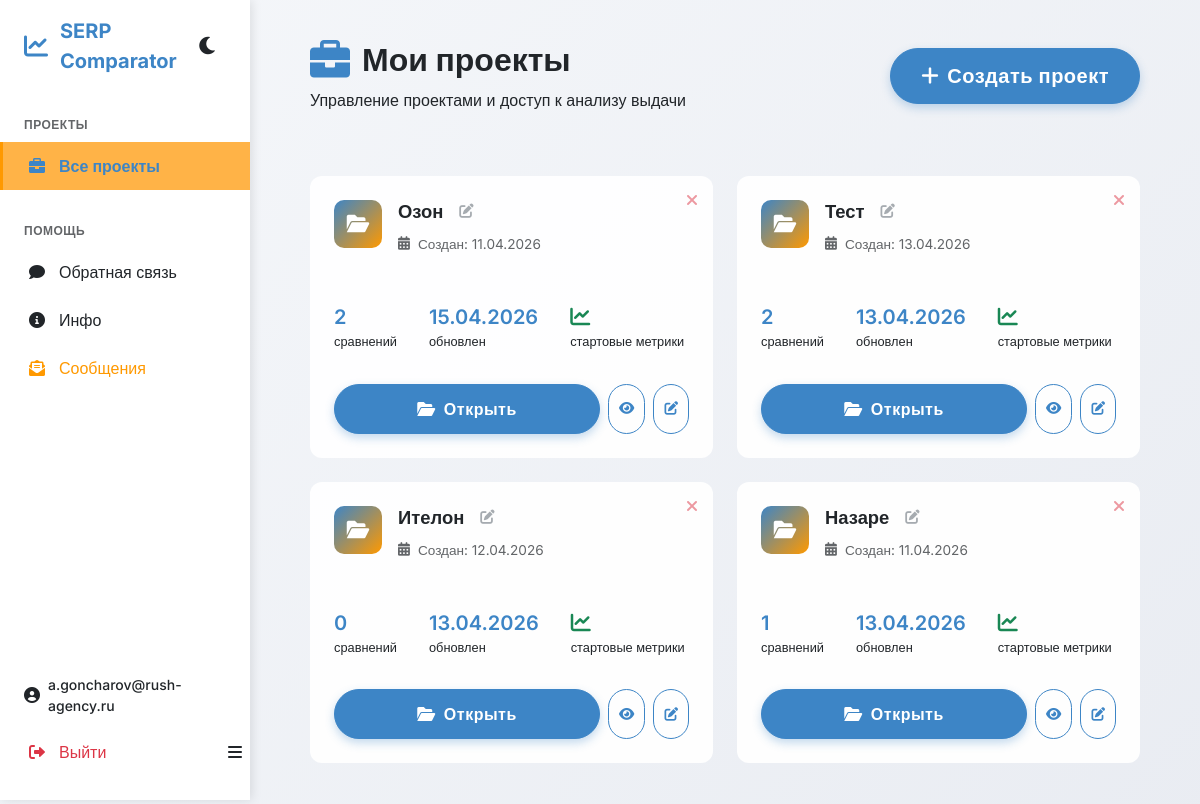
The page /projects (signed in) on the database its author committed.
### app.py (models this page shows, shortened)
class User(db.Model):
    id = db.Column(db.Integer, primary_key=True)
    email = db.Column(db.String(120), unique=True, nullable=False)
    password_hash = db.Column(db.String(128), nullable=False)
    created_at = db.Column(db.DateTime, default=datetime.now)
    is_verified = db.Column(db.Boolean, default=False)
    is_admin = db.Column(db.Boolean, default=False)
    verification_code = db.Column(db.String(6), nullable=True)
    verification_code_expires = db.Column(db.DateTime, nullable=True)
    comparisons = db.relationship('Comparison', backref='user', lazy=True)

class Project(db.Model):
    id = db.Column(db.Integer, primary_key=True)
    user_id = db.Column(db.Integer, db.ForeignKey('user.id'), nullable=False)
    name = db.Column(db.String(200), nullable=False)
    created_at = db.Column(db.DateTime, default=datetime.now)
    updated_at = db.Column(db.DateTime, default=datetime.now, onupdate=datetime.now)
    y20_client_site = db.Column(db.Float, nullable=True)
    y20_positive = db.Column(db.Float, nullable=True)
    y20_neutral = db.Column(db.Float, nullable=True)
    y20_negative = db.Column(db.Float, nullable=True)
    y20_irrelevant = db.Column(db.Float, nullable=True)
    y20_input_type = db.Column(db.String(20), default='percentage')  # 'percentage' или 'count'
    y20_total_urls = db.Column(db.Integer, default=0)
    y10_client_site = db.Column(db.Float, nullable=True)
    y10_positive = db.Column(db.Float, nullable=True)
    y10_neutral = db.Column(db.Float, nullable=True)
    y10_negative = db.Column(db.Float, nullable=True)
    y10_irrelevant = db.Column(db.Float, nullable=True)
    y10_input_type = db.Column(db.String(20), default='percentage')
    y10_total_urls = db.Column(db.Integer, default=0)
    g20_client_site = db.Column(db.Float, nullable=True)
    g20_positive = db.Column(db.Float, nullable=True)
    g20_neutral = db.Column(db.Float, nullable=True)
    g20_negative = db.Column(db.Float, nullable=True)
    g20_irrelevant = db.Column(db.Float, nullable=True)
    g20_input_type = db.Column(db.String(20), default='percentage')
    g20_total_urls = db.Column(db.Integer, default=0)
    g10_client_site = db.Column(db.Float, nullable=True)
    g10_positive = db.Column(db.Float, nullable=True)
    g10_neutral = db.Column(db.Float, nullable=True)
    g10_negative = db.Column(db.Float, nullable=True)
    g10_irrelevant = db.Column(db.Float, nullable=True)
    g10_input_type = db.Column(db.String(20), default='percentage')
    g10_total_urls = db.Column(db.Integer, default=0)
    comparisons = db.relationship('Comparison', backref='project', lazy=True)
    def has_baseline_metrics(self, search_engine=None, top_n=None):
        if search_engine == 'yandex' and top_n == 20:
            return any([self.y20_client_site, self.y20_positive, self.y20_neutral, self.y20_negative, self.y20_irrelevant])
        elif search_engine == 'yandex' and top_n == 10:
            return any([self.y10_client_site, self.y10_positive, self.y10_neutral, self.y10_negative, self.y10_irrelevant])
        elif search_engine == 'google' and top_n == 20:
            return any([self.g20_client_site, self.g20_positive, self.g20_neutral, self.g20_negative, self.g20_irrelevant])
        elif search_engine == 'google' and top_n == 10:
            return any([self.g10_client_site, self.g10_positive, self.g10_neutral, self.g10_negative, self.g10_irrelevant])
        else:
            return any([
                self.y20_client_site, self.y20_positive, self.y20_neutral, self.y20_negative, self.y20_irrelevant,
                self.y10_client_site, self.y10_positive, self.y10_neutral, self.y10_negative, self.y10_irrelevant,
                self.g20_client_site, self.g20_positive, self.g20_neutral, self.g20_negative, self.g20_irrelevant,
                self.g10_client_site, self.g10_positive, self.g10_neutral, self.g10_negative, self.g10_irrelevant
            ])

### app.py (the view)
@app.route('/projects')
@login_required
def projects():
    user_projects = Project.query.filter_by(user_id=session['user_id']).order_by(Project.updated_at.desc()).all()
    return render_template('projects.html', projects=user_projects)

### app.py (called while the page is built)
@app.context_processor
def inject_common():
    try:
        with open('version.txt', 'r') as f:
            version = f.read().strip()
    except:
        version = '3.18.1'
    is_admin = False
    if 'user_id' in session:
        user = db.session.get(User, session['user_id'])
        if user:
            is_admin = user.is_admin
    return dict(version=version, is_admin=is_admin)

def login_required(f):
    from functools import wraps
    @wraps(f)
    def decorated_function(*args, **kwargs):
        if 'user_id' not in session:
            flash('Пожалуйста, войдите в систему')
            return redirect(url_for('login'))
        return f(*args, **kwargs)
    return decorated_function

### templates/projects.html (shortened to what this page needs)
{% extends 'base.html' %}
{% block extra_css %}
<link rel="stylesheet" href="{{ url_for('static', filename='css/projects.css') }}?v={{ version }}">
{% endblock %}
{% block content %}
<div class="projects-header">
            <div class="projects-title">
                <h1 class="page-title">
                    <i class="fas fa-briefcase"></i>
                    Мои проекты
                </h1>
                <p class="page-subtitle">Управление проектами и доступ к анализу выдачи</p>
            </div>
            <button class="btn btn-primary btn-lg" data-bs-toggle="modal" data-bs-target="#createProjectModal">
                <i class="fas fa-plus me-2"></i>Создать проект
            </button>
        </div>
        {% if projects %}
            <div class="projects-grid">
                {% for project in projects %}
                    <div class="project-card">
                        <button type="button" class="btn btn-link btn-sm project-delete-btn" onclick="deleteProject({{ project.id }}, '{{ project.name }}')" title="Удалить проект">
                            <i class="fas fa-times text-danger"></i>
                        </button>
                        <div class="project-header">
                            <div class="project-icon">
                                <i class="fas fa-folder-open"></i>
                            </div>
                            <div class="project-info">
                                <h3 class="project-name">
                                    {{ project.name }}
                                    <button type="button" class="btn btn-link btn-sm p-0 ms-2" onclick="renameProject({{ project.id }}, '{{ project.name }}')" title="Переименовать проект">
                                        <i class="fas fa-edit text-muted"></i>
                                    </button>
                                </h3>
                                <p class="project-meta">
                                    <i class="fas fa-calendar-alt"></i>
                                    Создан: {{ project.created_at.strftime('%d.%m.%Y') }}
                                </p>
                            </div>
                        </div>
                        <div class="project-stats">
                            <div class="stat">
                                <span class="stat-value">{{ project.comparisons|length }}</span>
                                <span class="stat-label">сравнений</span>
                            </div>
                            <div class="stat">
                                <span class="stat-value">{{ project.updated_at.strftime('%d.%m.%Y') }}</span>
                                <span class="stat-label">обновлен</span>
                            </div>
                            {% if project.has_baseline_metrics() %}
                            <div class="stat">
                                <span class="stat-value"><i class="fas fa-chart-line text-success"></i></span>
                                <span class="stat-label">стартовые метрики</span>
                            </div>
                            {% endif %}
                        </div>
                        <div class="project-actions">
                            <a href="{{ url_for('project_detail', project_id=project.id) }}" class="btn btn-primary">
                                <i class="fas fa-folder-open me-2"></i>Открыть
                            </a>
                            <button type="button" class="btn btn-outline btn-sm" onclick="viewBaselineMetrics({{ project.id }})" title="Просмотреть стартовые метрики">
                                <i class="fas fa-eye"></i>
                            </button>
                            <button type="button" class="btn btn-outline btn-sm" onclick="openBaselineModal({{ project.id }})" title="Изменить стартовые метрики">
                                <i class="fas fa-edit"></i>
                            </button>
                        </div>
                    </div>
                {% endfor %}
            </div>
        {% endif %}
{% endblock %}

### templates/base.html (shortened to what this page needs)
<!DOCTYPE html>
<html lang="ru">
<head>
    <link href="https://cdn.jsdelivr.net/npm/bootstrap@5.1.3/dist/css/bootstrap.min.css" rel="stylesheet">
    <link rel="stylesheet" href="https://cdnjs.cloudflare.com/ajax/libs/font-awesome/6.0.0-beta3/css/all.min.css">
    <link rel="stylesheet" href="{{ url_for('static', filename='css/base.css') }}?v={{ version }}">
    {% block extra_css %}{% endblock %}
</head>
<body>
    {% include 'components/sidebar.html' %}
    <main class="main-content">
        <div class="container">
            {% block content %}{% endblock %}
        </div>
    </main>
</body>
</html>

### templates/components/sidebar.html (shortened to what this page needs)
<aside class="sidebar" id="sidebar">
    <div class="sidebar-header">
        <div class="logo">
            <i class="fas fa-chart-line"></i>
            <span>SERP Comparator</span>
        </div>
        <button class="theme-toggle-btn" id="themeToggle">
            <i class="fas fa-moon" id="themeIconMoon"></i>
        </button>
    </div>
    <nav class="sidebar-nav">
        {% if session.user_id %}
            <div class="nav-section">
                <div class="nav-section-title">Проекты</div>
                <a href="{{ url_for('projects') }}" class="nav-link {% if not project %}active{% endif %}">
                    <i class="fas fa-briefcase"></i>
                    <span>Все проекты</span>
                </a>
            </div>
        {% endif %}
        <div class="nav-section">
            <div class="nav-section-title">Помощь</div>
            <a href="{{ url_for('feedback') }}" class="nav-link {% if request.endpoint == 'feedback' %}active{% endif %}">
                <i class="fas fa-comment"></i>
                <span>Обратная связь</span>
            </a>
            <a href="{{ url_for('info') }}" class="nav-link {% if request.endpoint == 'info' %}active{% endif %}">
                <i class="fas fa-info-circle"></i>
                <span>Инфо</span>
            </a>
            {% if is_admin %}
                <a href="{{ url_for('admin_feedback') }}" class="nav-link admin-link {% if request.endpoint == 'admin_feedback' %}active{% endif %}">
                    <i class="fas fa-envelope-open-text"></i>
                    <span>Сообщения</span>
                </a>
            {% endif %}
        </div>
    </nav>
    {% if session.user_id %}
        <div class="nav-section account-section">
            <div class="user-email">
                <i class="fas fa-user-circle"></i>
                {{ session.user_email }}
            </div>
            <div class="account-actions">
                <a href="{{ url_for('logout') }}" class="nav-link logout-link">
                    <i class="fas fa-sign-out-alt"></i>
                    <span>Выйти</span>
                </a>
                <button class="sidebar-toggle" id="sidebarToggle">
                    <i class="fas fa-bars"></i>
                </button>
            </div>
        </div>
    {% endif %}
</aside>

### static/css/base.css (style rules this page uses)
:root { --primary: #3d85c6; --accent: #ff9900; --primary-dark: #2c5a8c; --accent-light: #ffb347; --bg-gradient: linear-gradient(135deg, #f5f7fa 0%, #e9ecf2 100%); --card-bg: rgba(255,255,255,0.95); --text-color: #212529; --file-name-bg: #e9ecef; --file-name-color: #495057; --selected-file-bg: #e9ecef; --selected-file-color: var(--primary-dark); --card-analytics-bg: white; --pre-bg: #f8f9fa; --pre-color: #212529; --border-radius: 16px; --box-shadow: 0 15px 35px rgba(0,0,0,0.1); }
body { font-family: 'Inter', sans-serif; background: var(--bg-gradient); color: var(--text-color); min-height: 100vh; padding: 2rem 1rem; transition: background 0.3s, color 0.3s; }
.btn-primary { background-color: var(--primary); border-color: var(--primary); border-radius: 30px; padding: 12px 30px; font-weight: 600; letter-spacing: 0.5px; transition: all 0.2s; box-shadow: 0 4px 10px rgba(61, 133, 198, 0.3); }
.btn-outline { border: 1px solid var(--primary); color: var(--primary); background: transparent; border-radius: 30px; padding: 8px 16px; font-weight: 500; transition: all 0.2s; }
.btn-outline.btn-sm, .btn-danger.btn-sm { padding: 6px 10px; font-size: 0.85rem; border-radius: 20px; min-width: 32px; min-height: 32px; display: inline-flex; align-items: center; justify-content: center; }
h1 { font-weight: 700; color: var(--primary); margin-bottom: 2rem; display: flex; align-items: center; gap: 12px; }
h1 i { color: var(--accent); font-size: 2.5rem; }
.sidebar { position: fixed; left: 0; top: 0; width: 250px; height: 100vh; background: var(--card-bg); box-shadow: 2px 0 10px rgba(0,0,0,0.1); z-index: 1000; transition: transform 0.3s ease, width 0.3s ease; display: flex; flex-direction: column; }
.sidebar-header { padding: 1rem 1.5rem; border-bottom: 1px solid var(--border-color); display: flex; justify-content: space-between; align-items: center; }
.logo { display: flex; align-items: center; gap: 0.75rem; font-size: 1.25rem; font-weight: 700; color: var(--primary); }
.logo i { font-size: 1.5rem; }
.sidebar-nav { padding: 1rem 0; flex: 1; overflow-y: auto; }
.nav-section { margin-bottom: 1.5rem; }
.nav-section-title { padding: 0.5rem 1.5rem; font-size: 0.75rem; font-weight: 600; text-transform: uppercase; letter-spacing: 0.5px; color: var(--text-color); opacity: 0.7; }
.nav-link { display: flex; align-items: center; gap: 0.75rem; padding: 0.75rem 1.5rem; color: var(--text-color); text-decoration: none; transition: all 0.2s; border-left: 3px solid transparent; }
.nav-link.active { background: var(--accent-light); color: var(--primary); border-left-color: var(--accent); font-weight: 600; }
.nav-link i { width: 20px; text-align: center; }
.nav-link.admin-link { color: var(--accent); }
.account-section { padding-top: 1rem; border-top: 1px solid var(--border-color); margin-top: auto; }
.account-actions { display: flex; align-items: center; justify-content: space-between; }
.account-actions .sidebar-toggle { margin-left: auto; }
.sidebar-toggle { background: none; border: none; color: var(--text-color); cursor: pointer; padding: 0.5rem; border-radius: 50%; transition: all 0.2s; }
.user-email { padding: 0.75rem 1.5rem; color: var(--text-color); font-weight: 500; font-size: 0.875rem; display: flex; align-items: center; gap: 0.5rem; }
.user-email i { font-size: 1rem; }
.theme-toggle-btn { background: none; border: none; color: var(--text-color); cursor: pointer; display: flex; align-items: center; gap: 0; font-size: 1.25rem; transition: all 0.2s; padding: 0.5rem; border-radius: 50%; }
.logout-link { color: #dc3545; }
.project-info { display: flex; flex-direction: column; gap: 0.25rem; }
.project-name { font-size: 1.25rem; font-weight: 700; color: var(--primary); display: flex; align-items: center; gap: 0.5rem; }
.project-name i { color: var(--accent); }
.project-meta { font-size: 0.875rem; color: var(--text-color); opacity: 0.7; }
.main-content { margin-left: 250px; padding: 0.5rem 2rem; min-height: 100vh; }

### rows shown on the page
User: user_email "a.goncharov@rush-agency.ru"
Project: name "Озон", created_at "11.04.2026", comparisons|length "2", updated_at "15.04.2026", y20_client_site "стартовые метрики"
Project: name "Тест", created_at "13.04.2026", comparisons|length "2", updated_at "13.04.2026", y20_client_site "стартовые метрики"
Project: name "Ителон", created_at "12.04.2026", comparisons|length "0", updated_at "13.04.2026", y20_client_site "стартовые метрики"
Project: name "Назаре", created_at "11.04.2026", comparisons|length "1", updated_at "13.04.2026", y20_client_site "стартовые метрики"
